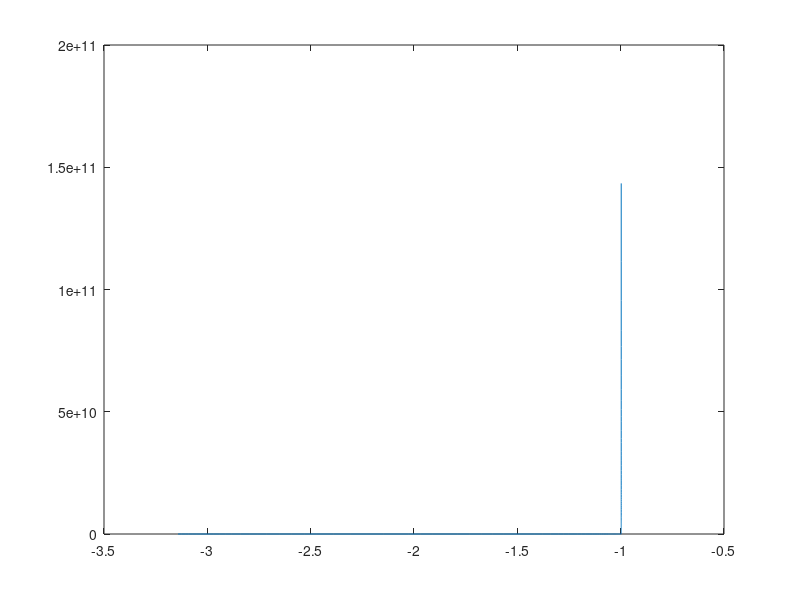

Reproduce this figure in MATLAB.
Re = 0.01;
R = 1; 
Bo = 10;
Q = 1;
eps = 1; 
zspan = [-pi pi];
y0 = [1; 0 ; -1 ];
func = @(z,y) [y(2);y(3); 3/eps*Bo*Q./y(1).^3-Bo*(1/eps+(y(1)/R+ 3*cos(z)/R-9/40*Re*y(1).^3*y(2)))+(sin(z)-y(2))/R^2-sin(z)];
[t,y] = ode45(func,zspan,y0);
plot(t,y(:,1))

